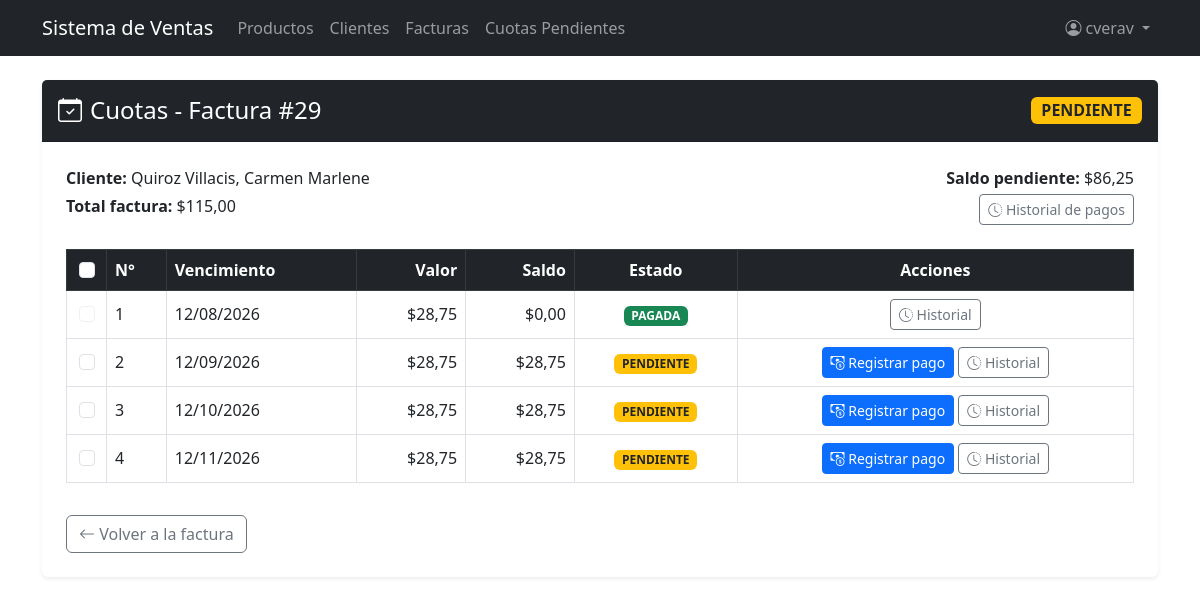
The page /creditos-ventas/factura/29/cuotas/ (signed in) on the database its author committed.
### billing/models.py (models this page shows, shortened)
class Invoice(models.Model):
    customer = models.ForeignKey(Customer, on_delete=models.PROTECT, related_name='invoices', verbose_name='Cliente')
    invoice_date = models.DateTimeField(auto_now_add=True, verbose_name='Datos de Factura')
    subtotal = models.DecimalField(max_digits=12, decimal_places=2, default=0)
    tax = models.DecimalField(max_digits=12, decimal_places=2, default=0, verbose_name='Impuesto')
    total = models.DecimalField(max_digits=12, decimal_places=2, default=0, verbose_name='Total')
    is_active = models.BooleanField(default=True)
    tipo_pago = models.CharField(
        max_length=10,
        choices=[("CONTADO", "CONTADO"), ("CREDITO", "CREDITO")],
        default="CONTADO",
        verbose_name="Tipo de pago",
    )
    saldo = models.DecimalField(max_digits=12, decimal_places=2, default=0)
    estado = models.CharField(
        max_length=15,
        choices=[("PENDIENTE", "PENDIENTE"), ("PAGADA", "PAGADA")],
        default="PENDIENTE",
    )
    class Meta: ordering = ['-invoice_date']

class Customer(models.Model):
    dni = models.CharField(max_length=13, unique=True, verbose_name='DNI/RUC', validators=[validate_cedula_ec])
    first_name = models.CharField(max_length=100, verbose_name='Nombre')
    last_name = models.CharField(max_length=100, verbose_name='Apellido')
    email = models.EmailField(blank=True, null=True)
    phone = models.CharField(max_length=20, blank=True, null=True, verbose_name='Teléfono')
    address = models.TextField(blank=True, null=True, verbose_name='Dirección')
    is_active = models.BooleanField(default=True, verbose_name='Activo')
    created_at = models.DateTimeField(auto_now_add=True)
    updated_at = models.DateTimeField(auto_now=True)
    class Meta:
        ordering = ['last_name', 'first_name']
    def __str__(self): return f'{self.last_name}, {self.first_name}'

### creditos_ventas/models.py (models this page shows, shortened)
class CuotaVenta(models.Model):
    factura = models.ForeignKey(Invoice, on_delete=models.PROTECT, related_name='cuotas')
    numero = models.PositiveIntegerField()
    fecha_vencimiento = models.DateField()
    valor = models.DecimalField(max_digits=10, decimal_places=2)
    saldo = models.DecimalField(max_digits=10, decimal_places=2)
    estado = models.CharField(max_length=15, choices=[("PENDIENTE", "PENDIENTE"), ("PAGADA", "PAGADA")], default="PENDIENTE")
    class Meta:
        ordering = ['factura', 'numero']
        constraints = [
            models.UniqueConstraint(fields=['factura', 'numero'], name='unique_cuota_numero_por_factura')
        ]

### creditos_ventas/views.py (the view)
# urls.py: path('factura/<int:pk>/cuotas/', views.CuotaListView.as_view(), name='cuotas_factura'),
class CuotaListView(LoginRequiredMixin, ListView):
    model = CuotaVenta
    template_name = 'creditos_ventas/cuota_list.html'
    context_object_name = 'cuotas'
    def get_queryset(self):
        self.factura = get_object_or_404(Invoice, pk=self.kwargs['pk'])
        return CuotaVenta.objects.filter(factura=self.factura)
    def get_context_data(self, **kwargs):
        ctx = super().get_context_data(**kwargs)
        ctx['factura'] = self.factura
        return ctx

### security/templatetags/security_tags.py (called while the page is built)
@register.filter(name='role_badge_class')
def role_badge_class(role_name):
    return ROLE_BADGE_CLASSES.get(role_name, 'bg-secondary')

@register.filter(name='has_group')
def has_group(user, group_name):
    if not user.is_authenticated:
        return False
    if user.is_superuser:      # el superusuario ve todo
        return True
    return user.groups.filter(name=group_name).exists()

### creditos_ventas/templates/creditos_ventas/cuota_list.html (shortened to what this page needs)
{% extends 'billing/base.html' %}
{% load l10n %}
{% block content %}
<div class="card shadow-sm border-0 mb-4">
  <div class="card-header bg-dark text-white py-3 d-flex justify-content-between align-items-center">
    <h4 class="mb-0 d-flex align-items-center gap-2"><i class="bi bi-calendar-check"></i> Cuotas - Factura #{{ factura.id }}</h4>
    <span class="badge {% if factura.estado == 'PAGADA' %}bg-success{% else %}bg-warning text-dark{% endif %} fs-6">{{ factura.estado }}</span>
  </div>
  <div class="card-body p-4">
    <div class="row mb-4">
      <div class="col-md-6">
        <p class="mb-1"><strong>Cliente:</strong> {{ factura.customer }}</p>
        <p class="mb-1"><strong>Total factura:</strong> ${{ factura.total }}</p>
      </div>
      <div class="col-md-6 text-md-end">
        <p class="mb-1"><strong>Saldo pendiente:</strong> ${{ factura.saldo }}</p>
        <a href="{% url 'creditos_ventas:historial_pagos_factura' factura.pk %}" class="btn btn-sm btn-outline-secondary">
          <i class="bi bi-clock-history"></i> Historial de pagos
        </a>
      </div>
    </div>
    <form method="post" action="{% url 'creditos_ventas:pagar_cuotas_lote' factura.pk %}" id="form-pago-lote">
      <div class="table-responsive">
        <table class="table table-bordered align-middle">
          <thead class="table-dark">
            <tr>
              <th class="text-center" style="width:40px;">
                <input type="checkbox" class="form-check-input" id="chk-select-all" title="Seleccionar todas las pendientes">
              </th>
              <th>N°</th>
              <th>Vencimiento</th>
              <th class="text-end">Valor</th>
              <th class="text-end">Saldo</th>
              <th class="text-center">Estado</th>
              <th class="text-center">Acciones</th>
            </tr>
          </thead>
          <tbody>
            {% for cuota in cuotas %}
            <tr>
              <td class="text-center">
                {% if cuota.estado == 'PENDIENTE' %}
                <input type="checkbox" class="form-check-input cuota-checkbox" name="cuotas" value="{{ cuota.pk }}" data-saldo="{{ cuota.saldo|unlocalize }}">
                {% else %}
                <input type="checkbox" class="form-check-input" disabled>
                {% endif %}
              </td>
              <td>{{ cuota.numero }}</td>
              <td>{{ cuota.fecha_vencimiento|date:"d/m/Y" }}</td>
              <td class="text-end">${{ cuota.valor }}</td>
              <td class="text-end">${{ cuota.saldo }}</td>
              <td class="text-center">
                <span class="badge {% if cuota.estado == 'PAGADA' %}bg-success{% else %}bg-warning text-dark{% endif %}">{{ cuota.estado }}</span>
              </td>
              <td class="text-center text-nowrap">
                {% if cuota.estado == 'PENDIENTE' %}
                <a href="{% url 'creditos_ventas:registrar_pago' cuota.pk %}" class="btn btn-sm btn-primary">
                  <i class="bi bi-cash-coin"></i> Registrar pago
                </a>
                {% endif %}
                <a href="{% url 'creditos_ventas:historial_pagos_cuota' cuota.pk %}" class="btn btn-sm btn-outline-secondary">
                  <i class="bi bi-clock-history"></i> Historial
                </a>
              </td>
            </tr>
            {% empty %}
            <tr><td colspan="7" class="text-center text-muted py-3">Esta factura no tiene cuotas (fue de contado).</td></tr>
            {% endfor %}
          </tbody>
        </table>
      </div>
    </form>
    <a href="{% url 'billing:invoice_detail' factura.pk %}" class="btn btn-outline-secondary mt-3">
      <i class="bi bi-arrow-left"></i> Volver a la factura
    </a>
  </div>
</div>
{% endblock %}

### billing/templates/billing/base.html (shortened to what this page needs)
{% load security_tags %}
<!DOCTYPE html>
<html lang="es">
<head>
  <link href="https://cdn.jsdelivr.net/npm/bootstrap@5.3.0/dist/css/bootstrap.min.css" rel="stylesheet">
  <link href="https://cdn.jsdelivr.net/npm/bootstrap-icons@1.11.3/font/bootstrap-icons.min.css" rel="stylesheet">
</head>
<body>
<nav class="navbar navbar-expand-lg navbar-dark bg-dark">
  <div class="container">
    <a class="navbar-brand" href="{% url 'billing:home' %}">Sistema de Ventas</a>
    <div class="collapse navbar-collapse" id="nav">
      <ul class="navbar-nav me-auto">
        {% if user.is_authenticated %}
        {% if perms.billing.view_product %}
        <li class="nav-item"><a class="nav-link" href="{% url 'billing:product_list' %}">Productos</a></li>
        {% endif %}
        {% if perms.billing.view_customer %}
        <li class="nav-item"><a class="nav-link" href="{% url 'billing:customer_list' %}">Clientes</a></li>
        {% endif %}
        {% if perms.billing.view_invoice %}
        <li class="nav-item"><a class="nav-link" href="{% url 'billing:invoice_list' %}">Facturas</a></li>
        <li class="nav-item"><a class="nav-link" href="{% url 'creditos_ventas:cuotas_pendientes' %}">Cuotas Pendientes</a></li>
        {% endif %}
        {% endif %}
      </ul>
      <ul class="navbar-nav">
        {% if user.is_authenticated %}
        {% with role=user.groups.first %}
        <li class="nav-item dropdown">
          <a class="nav-link dropdown-toggle" href="#" data-bs-toggle="dropdown">
            <i class="bi bi-person-circle me-1"></i>{{ user.username }}
          </a>
        </li>
        {% endwith %}
        {% else %}
        <li class="nav-item">
          <a class="nav-link" href="{% url 'security:login' %}">Login</a>
        </li>
        {% endif %}
      </ul>
    </div>
  </div>
</nav>
<div class="container mt-4">
  {% block content %}
  {% endblock %}
</div>
</body>
</html>

### rows shown on the page
Invoice: id "29", estado "PENDIENTE", customer "Quiroz Villacis, Carmen Marlene", total "115,00", saldo "86,25"
CuotaVenta: numero "1", fecha_vencimiento "12/08/2026", valor "28,75", saldo "0,00", estado "PAGADA"
CuotaVenta: numero "2", fecha_vencimiento "12/09/2026", valor "28,75", saldo "28,75", estado "PENDIENTE", shows "Registrar pago"
CuotaVenta: numero "3", fecha_vencimiento "12/10/2026", valor "28,75", saldo "28,75", estado "PENDIENTE", shows "Registrar pago"
CuotaVenta: numero "4", fecha_vencimiento "12/11/2026", valor "28,75", saldo "28,75", estado "PENDIENTE", shows "Registrar pago"

### other values the page prints
{{ user.username }} "cverav"
